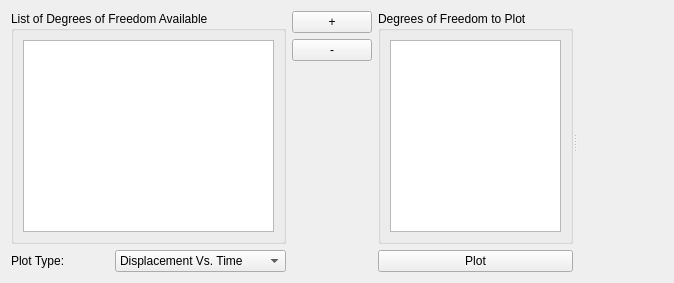
      <widget class="QWidget" name="tab_5">
       <attribute name="title">
        <string>Dynamic Response</string>
       </attribute>
       <layout class="QGridLayout" name="gridLayout_13">
        <item row="0" column="0">
         <widget class="QSplitter" name="splitter_4">
          <property name="orientation">
           <enum>Qt::Horizontal</enum>
          </property>
          <widget class="QWidget" name="widget_4" native="true">
           <property name="sizePolicy">
            <sizepolicy hsizetype="Expanding" vsizetype="Preferred">
             <horstretch>1</horstretch>
             <verstretch>0</verstretch>
            </sizepolicy>
           </property>
           <layout class="QGridLayout" name="gridLayout_11">
            <item row="0" column="0" rowspan="3" colspan="2">
             <widget class="QGroupBox" name="groupBox">
              <property name="sizePolicy">
               <sizepolicy hsizetype="Preferred" vsizetype="Preferred">
                <horstretch>1</horstretch>
                <verstretch>0</verstretch>
               </sizepolicy>
              </property>
              <property name="title">
               <string>List of Degrees of Freedom Available</string>
              </property>
              <layout class="QGridLayout" name="gridLayout_14">
               <item row="0" column="0">
                <widget class="QListWidget" name="list1"/>
               </item>
              </layout>
             </widget>
            </item>
            <item row="0" column="3" rowspan="3">
             <widget class="QGroupBox" name="groupBox_2">
              <property name="sizePolicy">
               <sizepolicy hsizetype="Preferred" vsizetype="Preferred">
                <horstretch>2</horstretch>
                <verstretch>0</verstretch>
               </sizepolicy>
              </property>
              <property name="title">
               <string>Degrees of Freedom to Plot</string>
              </property>
              <layout class="QGridLayout" name="gridLayout_15">
               <item row="0" column="0">
                <widget class="QListWidget" name="list2"/>
               </item>
              </layout>
             </widget>
            </item>
            <item row="0" column="2">
             <widget class="QPushButton" name="addToPlotButton">
              <property name="text">
               <string>+</string>
              </property>
             </widget>
            </item>
            <item row="1" column="2">
             <widget class="QPushButton" name="removeFromPlotButton">
              <property name="text">
               <string>-</string>
              </property>
             </widget>
            </item>
            <item row="2" column="2">
             <spacer name="verticalSpacer">
              <property name="orientation">
               <enum>Qt::Vertical</enum>
              </property>
              <property name="sizeHint" stdset="0">
               <size>
                <width>20</width>
                <height>40</height>
               </size>
              </property>
             </spacer>
            </item>
            <item row="3" column="0">
             <widget class="QLabel" name="label_20">
              <property name="text">
               <string>Plot Type:</string>
              </property>
             </widget>
            </item>
            <item row="3" column="3">
             <widget class="QPushButton" name="plotButton">
              <property name="text">
               <string>Plot</string>
              </property>
             </widget>
            </item>
            <item row="3" column="1">
             <widget class="QComboBox" name="plotTypeComboBox">
              <item>
               <property name="text">
                <string>Displacement Vs. Time</string>
               </property>
              </item>
              <item>
               <property name="text">
                <string>Velocity Vs. Time</string>
               </property>
              </item>
              <item>
               <property name="text">
                <string>Acceleration Vs. Time</string>
               </property>
              </item>
              <item>
               <property name="text">
                <string>Displacement Vs. Velocity</string>
               </property>
              </item>
             </widget>
            </item>
           </layout>
          </widget>
          <widget class="QWidget" name="dynRespWidget" native="true">
           <property name="sizePolicy">
            <sizepolicy hsizetype="Expanding" vsizetype="Preferred">
             <horstretch>1</horstretch>
             <verstretch>0</verstretch>
            </sizepolicy>
           </property>
          </widget>
         </widget>
        </item>
       </layout>
      </widget>
